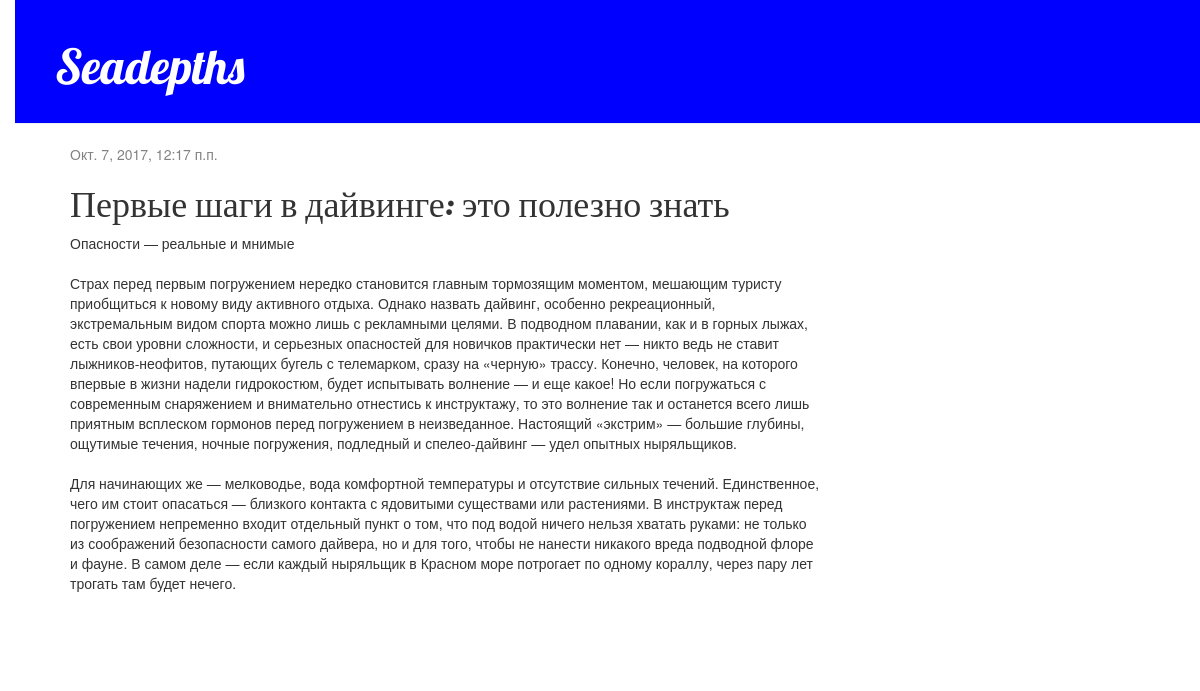
The app's page /post/1/ with its own data.
### blog/models.py (models this page shows, shortened)
class Post(models.Model):
    author = models.ForeignKey('auth.User')
    title = models.CharField(max_length=200)
    text = models.TextField()
    image = models.CharField(max_length=200, blank=True, null=True)
    created_date = models.DateTimeField(
            default=timezone.now)
    published_date = models.DateTimeField(
            blank=True, null=True)

### blog/views.py (the view)
# urls.py: url(r'^post/(?P<pk>\d+)/$', views.post_detail, name='post_detail'),
def post_detail(request, pk):
    post = get_object_or_404(Post, pk=pk)
    return render(request, 'blog/post_detail.html', {'post': post})

### blog/templates/blog/post_detail.html (shortened to what this page needs)
{% extends 'blog/base.html' %}
{% block content %}
    <div class="post">
        {% if post.published_date %}
            <div class="date">
                {{ post.published_date }}
            </div>
        {% endif %}
        <h1>{{ post.title }}</h1>
        <p>{{ post.text|linebreaksbr }}</p>
    </div>
{% endblock %}

### blog/templates/blog/base.html (shortened to what this page needs)
{% load staticfiles %}
<html>
    <head>
        <link rel="stylesheet" href="//maxcdn.bootstrapcdn.com/bootstrap/3.2.0/css/bootstrap.min.css">
        <link rel="stylesheet" href="//maxcdn.bootstrapcdn.com/bootstrap/3.2.0/css/bootstrap-theme.min.css">
        <link rel="stylesheet" href="{% static 'css/blog.css' %}">
    </head>
    <body>
      <div class="page-header">
          <h1>
            Seadepths
          </h1>
      </div>
      <div class="content container">
          <div class="row">
              <div class="col-md-8">
                {% block content %}
  {% endblock %}
              </div>
          </div>
      </div>
  </body>
</html>

### blog/static/css/blog.css (style rules this page uses)
body { padding-left: 15px; }
.page-header { background-color: blue; margin-top: 0; padding: 20px 20px 20px 40px; }
.page-header h1, .page-header h1 a, .page-header h1 a:visited, .page-header h1 a:active { color: white; font-size: 36pt; text-decoration: none; }
.content { margin-left: 40px; }
h1, h2, h3, h4 { font-family: 'Lobster', cursive; }
.date { color: #828282; }
.post { margin-bottom: 70px; }

### records on screen
Post: published_date "Окт. 7, 2017, 12:17 п.п.", title "Первые шаги в дайвинге: это полезно знать", text "Опасности — реальные и мнимые Страх перед первым погружением нередко становится главным тормозящим моментом, мешающим туристу приобщиться к новому виду активного отдыха. Однако назвать дайвинг, особенно рекреационный, экстремальным видом спорта можно лишь с рекламными целями. В подводном плавании, как и в горных лыжах, есть свои уровни сложности, и серьезных опасностей для новичков практически нет — никто ведь не ставит лыжников-неофитов, путающих бугель с телемарком, сразу на «черную» трассу. Конечно, человек, на которого впервые в жизни надели гидрокостюм, будет испытывать волнение — и еще какое! Но если погружаться с современным снаряжением и внимательно отнестись к инструктажу, то это…"
